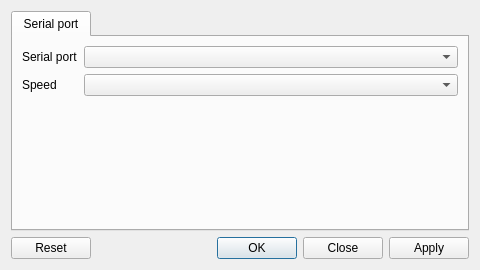
<?xml version="1.0" encoding="UTF-8"?>
<ui version="4.0">
 <class>ConfigWindow</class>
 <widget class="QDialog" name="ConfigWindow">
  <property name="windowModality">
   <enum>Qt::ApplicationModal</enum>
  </property>
  <property name="geometry">
   <rect>
    <x>0</x>
    <y>0</y>
    <width>480</width>
    <height>270</height>
   </rect>
  </property>
  <property name="minimumSize">
   <size>
    <width>480</width>
    <height>270</height>
   </size>
  </property>
  <property name="windowTitle">
   <string>Configuration</string>
  </property>
  <layout class="QVBoxLayout" name="verticalLayout">
   <item>
    <widget class="QTabWidget" name="tabWidget">
     <property name="currentIndex">
      <number>0</number>
     </property>
     <widget class="QWidget" name="serialTab">
      <attribute name="title">
       <string>Serial port</string>
      </attribute>
      <layout class="QFormLayout" name="formLayout">
       <item row="0" column="0">
        <widget class="QLabel" name="serialPortLabel">
         <property name="text">
          <string>Serial port</string>
         </property>
        </widget>
       </item>
       <item row="0" column="1">
        <widget class="QComboBox" name="serialPortCombo"/>
       </item>
       <item row="1" column="0">
        <widget class="QLabel" name="s">
         <property name="text">
          <string>Speed</string>
         </property>
        </widget>
       </item>
       <item row="1" column="1">
        <widget class="QComboBox" name="serialSpeedCombo"/>
       </item>
      </layout>
     </widget>
    </widget>
   </item>
   <item>
    <widget class="QDialogButtonBox" name="buttonBox">
     <property name="standardButtons">
      <set>QDialogButtonBox::Apply|QDialogButtonBox::Close|QDialogButtonBox::Ok|QDialogButtonBox::Reset</set>
     </property>
    </widget>
   </item>
  </layout>
 </widget>
 <resources/>
 <connections/>
</ui>
